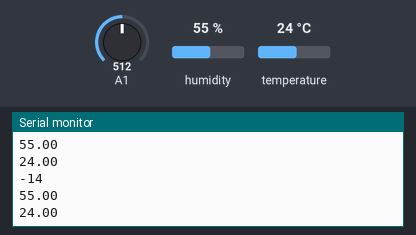
Simulated run of this sketch. Board: Arduino Uno, built with avr-gcc and run on an emulated ATmega328P. On the bench: the last lines printed to the serial monitor. The test bench sets the inputs (shaded band); at power-on: humidity 55 %, A1 = 512, temperature 24 °C.

Above: at 1.9 s.
2.0 s: humidity set to 22 %
At 3.0 s:
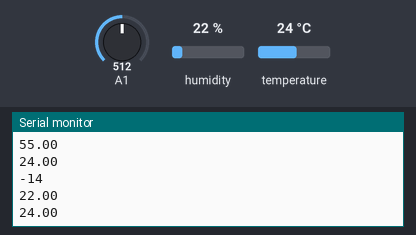
3.5 s: A1 set to 716
At 4.8 s:
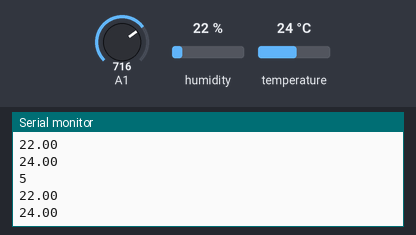
5.0 s: temperature set to 12 °C
At 6.1 s:
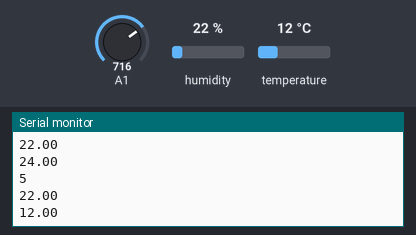
6.5 s: A1 set to 900
At 7.9 s:
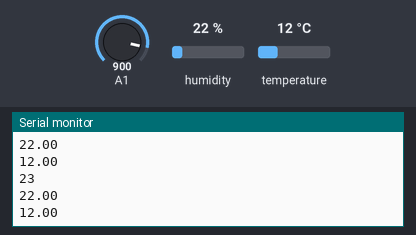
8.0 s: humidity set to 40 %
At 9.2 s:
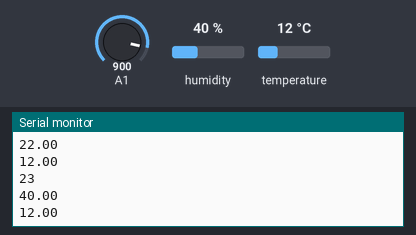
Timing chart, 0 to 10.5 s (numbered marks = the images above; inputs shaded):
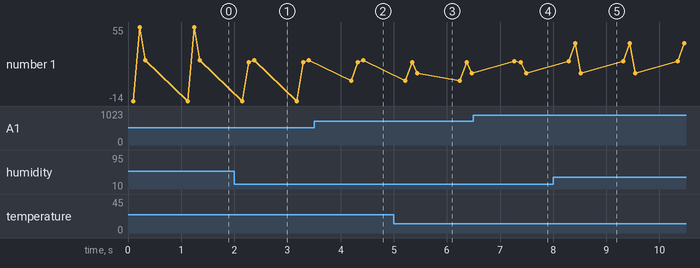

The sketch:

arduino_code.ino
```cpp
#include"dht.h"

dht DHT;
void setup() {
Serial.begin(9600);
}

void loop() {
delay(100);
Serial.print(analogRead(A1)*100/1024);
delay(100);
int humidity = DHT.read11(A2);
Serial.print("\n");
Serial.print(DHT.humidity);
delay(100);
Serial.print("\n");
Serial.print(DHT.temperature);
Serial.print("\n");
delay(700);
}
```

Measured:
- after the input at 2.0 s, the serial monitor: prints a new line after 0.27 s (image 1)
- after the input at 3.5 s, the serial monitor: prints a new line after 0.70 s (image 2)
- after the input at 5.0 s, the serial monitor: prints a new line after 0.45 s (image 3)
- after the input at 6.5 s, the serial monitor: prints a new line after 0.77 s (image 4)
- after the input at 8.0 s, the serial monitor: prints a new line after 0.42 s (image 5)
- plotted number 1: 24 → 12 after the input at 5.0 s, 12 → 40 after the input at 8.0 s
